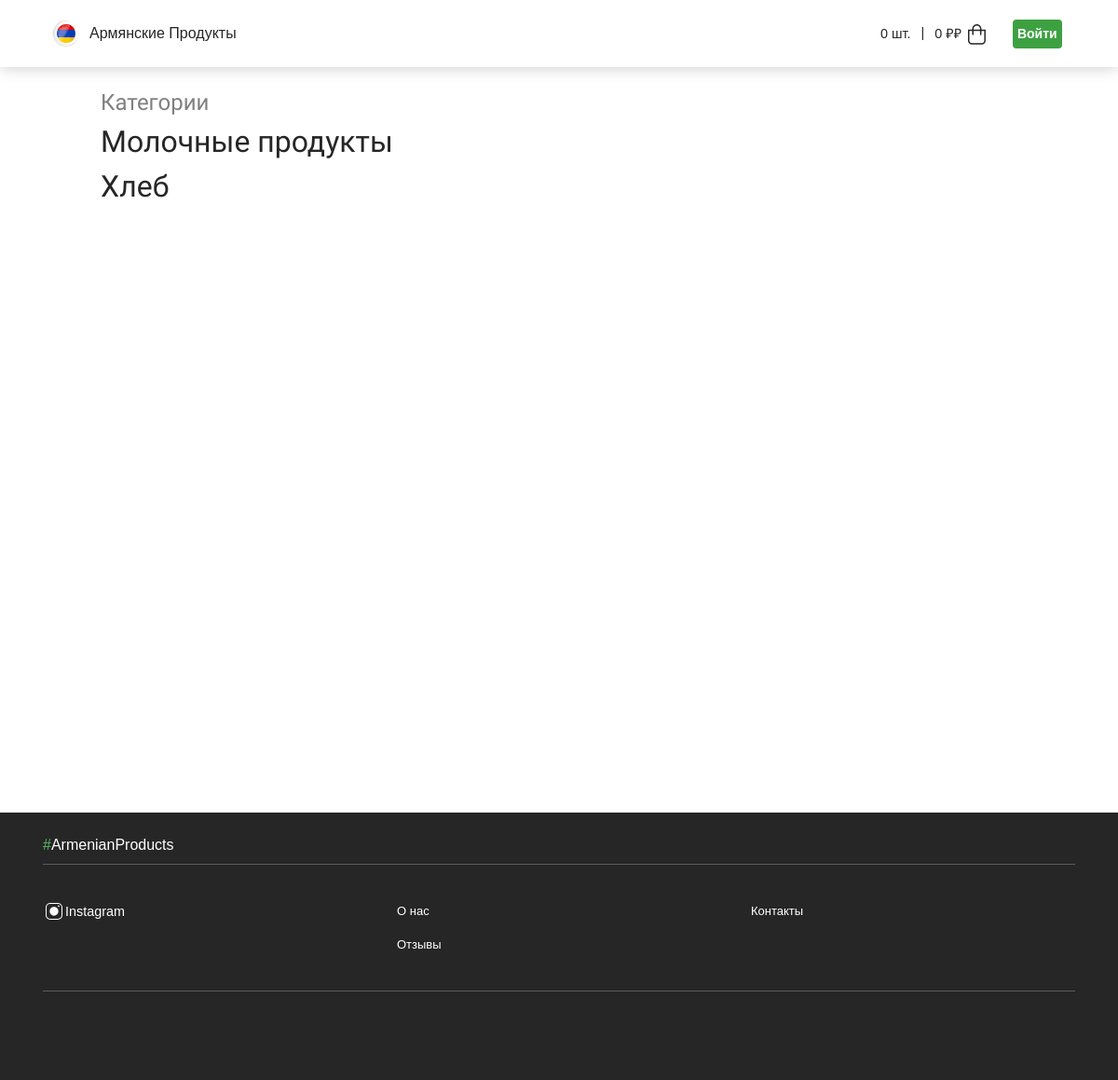
The page /categories/ on the database as committed earlier.
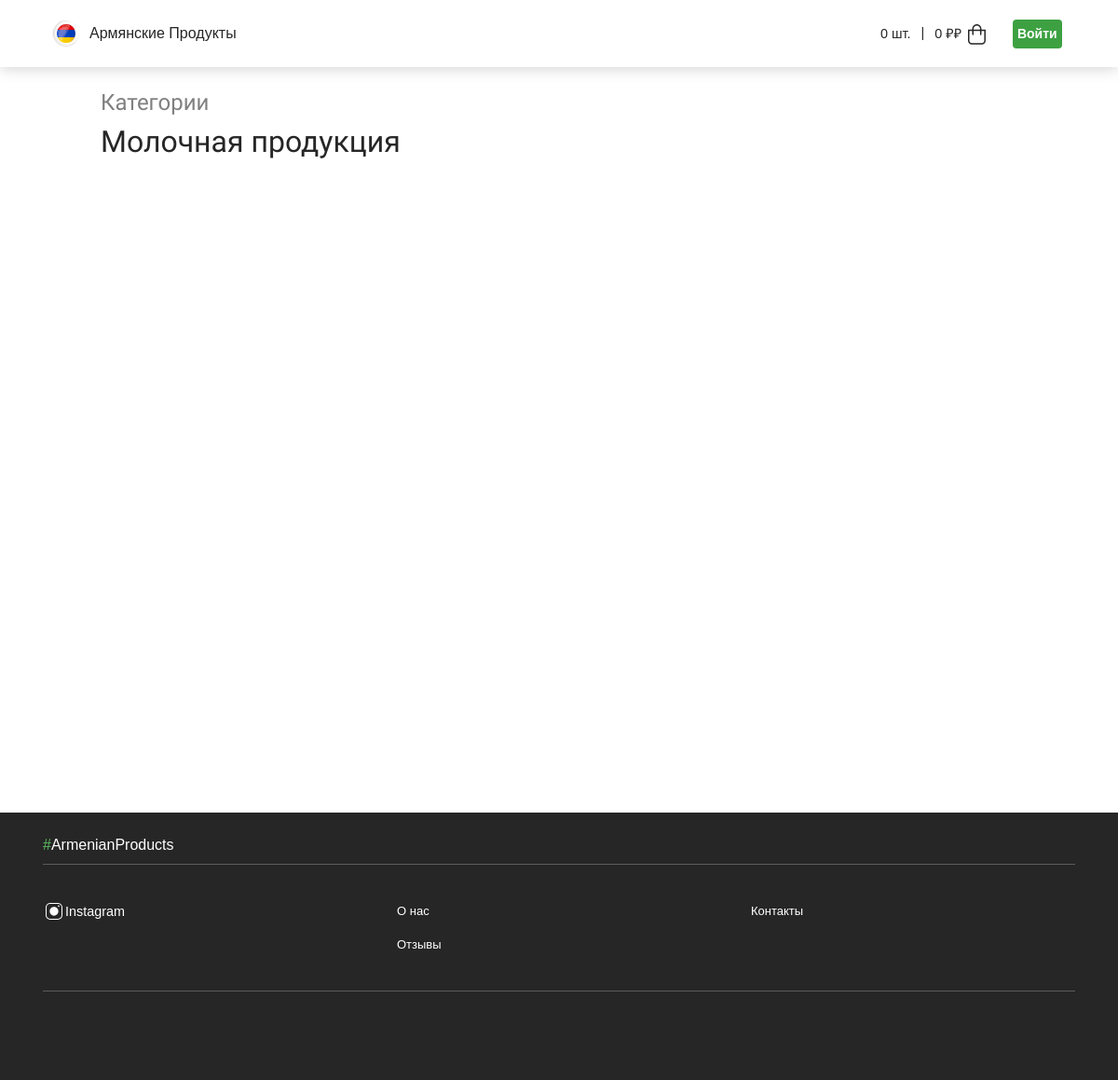
The same page on the database as committed later.
### grocery_store/models.py (models this page shows, shortened)
class Category(models.Model):
    title = models.CharField(max_length=100, db_index=True, verbose_name="Категория")
    class Meta:
        verbose_name = "Категория"
        verbose_name_plural = "Категории"
        ordering = ['title']

### grocery_store/views.py (the view)
# urls.py: path('categories/', CategoriesListPage.as_view(), name="categories")
class CategoriesListPage(ListView):
    model = Category
    template_name = "grocery_store/category_list.html"
    context_object_name = 'categories'
    def get_context_data(self, *, object_list=None, **kwargs):
        context = super().get_context_data(**kwargs)
        context['title'] = 'Список категорий'
        return context
    def get_queryset(self, *args, **kwargs):
        return Category.objects.order_by('title')

### cart/cart.py (called while the page is built)
    def __len__(self):
        return sum(item['quantity'] for item in self.cart.values())

    def get_amount(self):
        return self.__len__()

    def get_total_price(self):
        return sum(Decimal(item['price']) * item['quantity'] for item in self.cart.values())

### cart/context_processors.py (called while the page is built)
def cart(request):
    return {'cart': Cart(request)}

### grocery_store/templates/grocery_store/category_list.html
{% extends "grocery_store/main.html" %}
{% block "content" %}
{% load static %}
<div style="display: flex; justify-content: center;">
<div style="width: 100%; max-width: 1024px; padding:20px;height:100vh;">
    <h2 style="color: grey;">Категории</h2>
    {% if categories %}
    {% for category in categories %}
        <a href="{% url 'product_by_category' category.id %}"><h1>{{ category.title }}</h1></a>
    {% endfor %}
    {% else %}
        <h1>Ничего не найдено</h1>
    {% endif %}
</div>
</div>
{% endblock %}

Rows that differ between the two databases and show on the page:
removed Category: title "Молочные продукты"
removed Category: title "Хлеб"
added Category: title "Молочная продукция"
